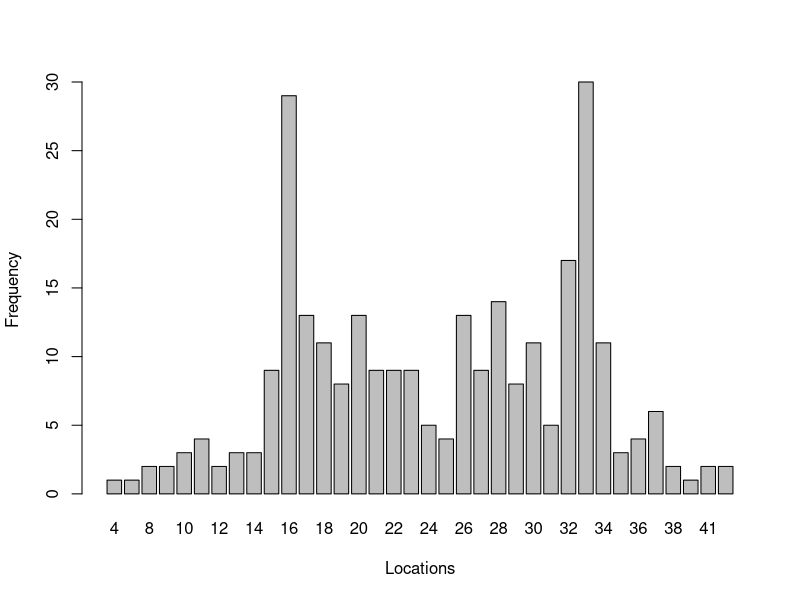

Reproduce this figure in R.
library(dplyr)
library(ggplot2)

#function that return the change point given dataframe
seq_change <- function(data) {
  df2 <- data %>% mutate(cumsum = cumsum(data$x),
                       ID = row_number(), #ID is reset every sequence for calculation but k stays the same to track change point
                       total =sum(data$x)) %>% 
                mutate(length_df = length(ID)) %>% 
                mutate(frac = ID/length(ID)) %>% 
                mutate(temp1 = frac * total) %>% 
                mutate(absolute = abs(cumsum - temp1)) %>% 
                mutate(T = absolute / (sqrt(length(ID))))
  #print(df2)
  #maxplot <- ggplot(df2, aes(x = k, y = T)) + geom_col()
  #print(maxplot)
  
  #Find the max value of T and return k where the max value is, this is the cutoff point
  #if it is tie return the smaller k
  maxk <- df2$k[max.col(t(df2$T), ties.method = "first")]
  maxT <- df2$T[max.col(t(df2$T), ties.method = "first")]
  
  return (list(maxT=maxT,maxk=maxk))
}


recurs_seq <- function(data){
  change_point <- seq_change(data)
  #print(change_point)
  if (change_point$maxT >= 1.23) { # Kolmogorov critical values
    #record the change point location
    locations <<- c(locations,change_point$maxk)
    left_cut <- subset(data, k<=change_point$maxk) %>% select(k, x)
    #print(left_cut)
    recurs_seq(left_cut)
    right_cut <- subset(data, k>change_point$maxk) %>% select(k, x)
    #print(right_cut)
    recurs_seq(right_cut)
  }
}

#####--------- Running the expirement m times ----------
# array that stores the location of change
locations <- c()
for (i in 1:200){
  print(paste("i = ", i))
  #generate n independent normal random variables
  N <- 50
  sd = 1
  N1 <- floor(N/3)
  N2 <- floor(2*N/3)-floor(N/3)
  N3 <- N - floor(2*N/3)
  #first sequence
  x1 <- rnorm(N1, mean = 2, sd = sd)
  #second sequence
  x2 <- rnorm(N2, mean = 1, sd = sd)
  #third sequence
  x3 <- rnorm(N3, mean = 0, sd = sd)
  #combine 3 sequences
  x<- c(x1,x2,x3)
  #create a dataframe
  df <- data.frame(x) %>% mutate(k = row_number())
  
  recurs_seq(df)
}

locations.freq = table(locations)
barplot(locations.freq, xlab = "Locations", ylab = "Frequency")
